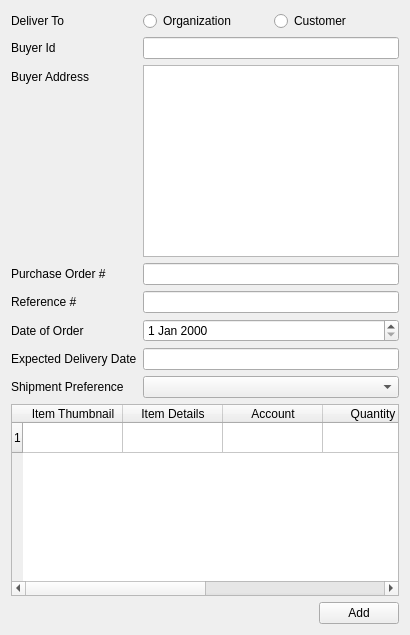
                   <widget class="QWidget" name="tab">
                    <attribute name="icon">
                     <iconset>
                      <normaloff>../../../../../fontawesome-free-5.9.0-desktop/svgs/solid/plus.svg</normaloff>../../../../../fontawesome-free-5.9.0-desktop/svgs/solid/plus.svg</iconset>
                    </attribute>
                    <attribute name="title">
                     <string>Add</string>
                    </attribute>
                    <layout class="QGridLayout" name="gridLayout_10">
                     <item row="0" column="0">
                      <layout class="QFormLayout" name="formLayout_2">
                       <property name="labelAlignment">
                        <set>Qt::AlignLeading|Qt::AlignLeft|Qt::AlignVCenter</set>
                       </property>
                       <item row="0" column="0">
                        <widget class="QLabel" name="label_13">
                         <property name="text">
                          <string>Deliver To</string>
                         </property>
                        </widget>
                       </item>
                       <item row="0" column="1">
                        <layout class="QHBoxLayout" name="horizontalLayout">
                         <item>
                          <widget class="QRadioButton" name="radioButton">
                           <property name="text">
                            <string>Organization</string>
                           </property>
                          </widget>
                         </item>
                         <item>
                          <widget class="QRadioButton" name="radioButton_2">
                           <property name="text">
                            <string>Customer</string>
                           </property>
                          </widget>
                         </item>
                        </layout>
                       </item>
                       <item row="1" column="0">
                        <widget class="QLabel" name="label_18">
                         <property name="text">
                          <string>Buyer Id</string>
                         </property>
                        </widget>
                       </item>
                       <item row="1" column="1">
                        <widget class="QLineEdit" name="lineEdit_6"/>
                       </item>
                       <item row="2" column="0">
                        <widget class="QLabel" name="label_19">
                         <property name="text">
                          <string>Buyer Address</string>
                         </property>
                        </widget>
                       </item>
                       <item row="2" column="1">
                        <widget class="QTextEdit" name="textEdit"/>
                       </item>
                       <item row="3" column="0">
                        <widget class="QLabel" name="label_14">
                         <property name="text">
                          <string>Purchase Order #</string>
                         </property>
                        </widget>
                       </item>
                       <item row="3" column="1">
                        <widget class="QLineEdit" name="lineEdit_3"/>
                       </item>
                       <item row="4" column="0">
                        <widget class="QLabel" name="label_15">
                         <property name="text">
                          <string>Reference #</string>
                         </property>
                        </widget>
                       </item>
                       <item row="4" column="1">
                        <widget class="QLineEdit" name="lineEdit_4"/>
                       </item>
                       <item row="5" column="0">
                        <widget class="QLabel" name="label_16">
                         <property name="text">
                          <string>Date of Order</string>
                         </property>
                        </widget>
                       </item>
                       <item row="5" column="1">
                        <widget class="QDateEdit" name="dateEdit_3"/>
                       </item>
                       <item row="6" column="0">
                        <widget class="QLabel" name="label_17">
                         <property name="text">
                          <string>Expected Delivery Date</string>
                         </property>
                        </widget>
                       </item>
                       <item row="6" column="1">
                        <widget class="QLineEdit" name="lineEdit_5"/>
                       </item>
                       <item row="7" column="0">
                        <widget class="QLabel" name="label_20">
                         <property name="text">
                          <string>Shipment Preference</string>
                         </property>
                        </widget>
                       </item>
                       <item row="7" column="1">
                        <widget class="QComboBox" name="comboBox"/>
                       </item>
                       <item row="8" column="0" colspan="2">
                        <widget class="QTableWidget" name="tableWidget_2">
                         <row>
                          <property name="text">
                           <string>1</string>
                          </property>
                         </row>
                         <column>
                          <property name="text">
                           <string>Item Thumbnail</string>
                          </property>
                         </column>
                         <column>
                          <property name="text">
                           <string>Item Details</string>
                          </property>
                         </column>
                         <column>
                          <property name="text">
                           <string>Account</string>
                          </property>
                         </column>
                         <column>
                          <property name="text">
                           <string>Quantity</string>
                          </property>
                         </column>
                         <column>
                          <property name="text">
                           <string>Rate</string>
                          </property>
                         </column>
                         <column>
                          <property name="text">
                           <string>Amount</string>
                          </property>
                         </column>
                         <item row="0" column="0">
                          <property name="text">
                           <string/>
                          </property>
                         </item>
                        </widget>
                       </item>
                       <item row="9" column="1">
                        <layout class="QGridLayout" name="gridLayout_17">
                         <item row="0" column="1">
                          <widget class="QPushButton" name="pushButton_11">
                           <property name="maximumSize">
                            <size>
                             <width>16777215</width>
                             <height>16777215</height>
                            </size>
                           </property>
                           <property name="text">
                            <string>Add</string>
                           </property>
                           <property name="icon">
                            <iconset>
                             <normaloff>../../../../../fontawesome-free-5.9.0-desktop/svgs/solid/plus.svg</normaloff>../../../../../fontawesome-free-5.9.0-desktop/svgs/solid/plus.svg</iconset>
                           </property>
                          </widget>
                         </item>
                         <item row="0" column="0">
                          <spacer name="horizontalSpacer_7">
                           <property name="orientation">
                            <enum>Qt::Horizontal</enum>
                           </property>
                           <property name="sizeHint" stdset="0">
                            <size>
                             <width>40</width>
                             <height>20</height>
                            </size>
                           </property>
                          </spacer>
                         </item>
                        </layout>
                       </item>
                      </layout>
                     </item>
                    </layout>
                   </widget>
